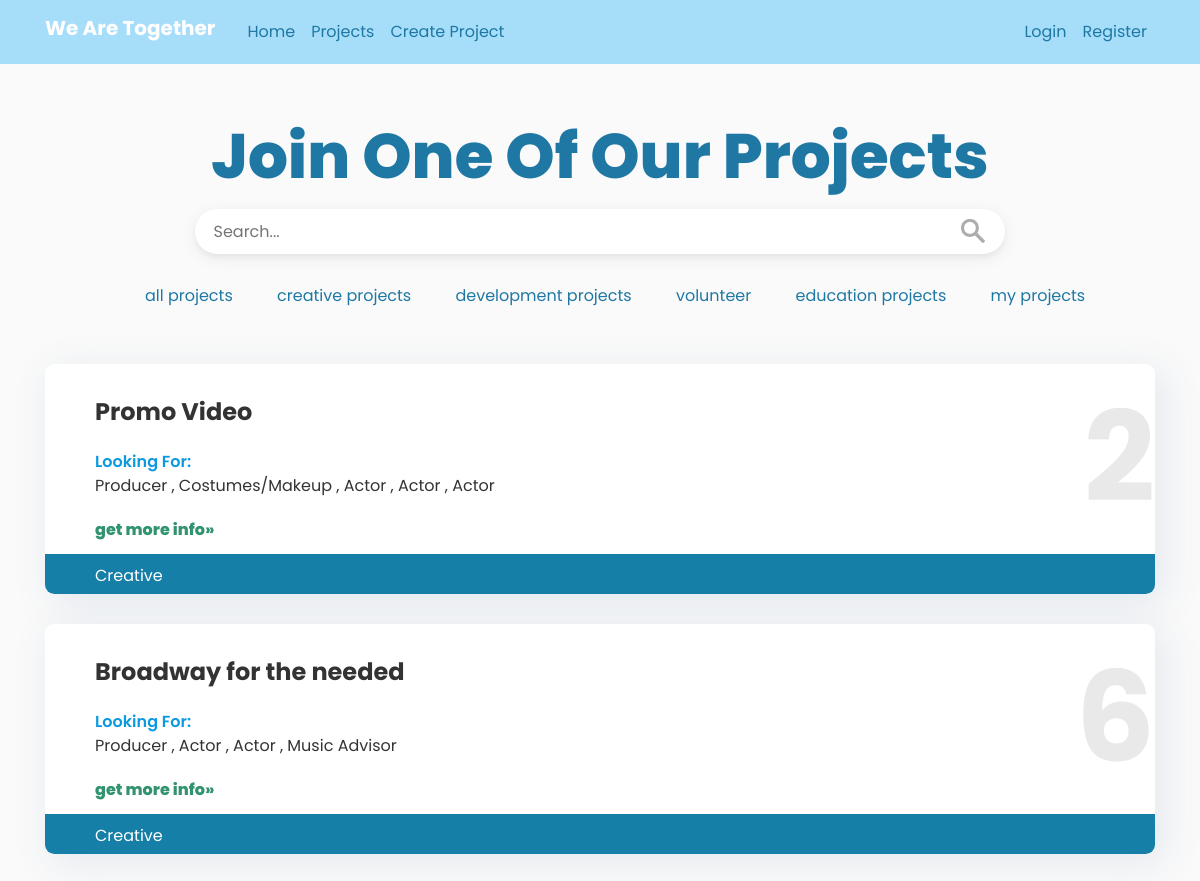
The page /projects?project_filter=4 on the database its author committed.
### we_are_together/models.py (models this page shows, shortened)
class Project(db.Model):
    id = db.Column(db.Integer, primary_key=True)
    project_name = db.Column(db.String(150), nullable=False)
    creation_date = db.Column(db.DateTime, nullable=False, default=datetime.utcnow)
    category = db.Column(db.Integer, nullable=False)
    description = db.Column(db.String(2000), nullable=False)
    need1 = db.Column(db.String(100), nullable=False)
    need2 = db.Column(db.String(100), nullable=True)
    need3 = db.Column(db.String(100), nullable=True)
    need4 = db.Column(db.String(100), nullable=True)
    need5 = db.Column(db.String(100), nullable=True)
    manager = db.Column(db.Integer, nullable=False)
    join1 = db.Column(db.Integer, nullable=True)
    join2 = db.Column(db.Integer, nullable=True)
    join3 = db.Column(db.Integer, nullable=True)
    join4 = db.Column(db.Integer, nullable=True)
    join5 = db.Column(db.Integer, nullable=True)

### we_are_together/routes.py (the view)
@app.route("/projects")
def projects():
    project_filter = request.args.get('project_filter', None)
    project_filter_by_str = request.args.get('project_filter_by_str', None)
    if project_filter == (0 or None):
        defined_projects = Project.query.all()
    else:
        defined_projects = Project.query.filter_by(category=project_filter)
    return render_template('projects.html', title='Projects', projects=defined_projects,
                           category_dict=category_dict)

### we_are_together/routes.py (called while the page is built)
@app.context_processor
def override_url_for():
    return dict(url_for=dated_url_for)

def dated_url_for(endpoint, **values):
    if endpoint == 'static':
        filename = values.get('filename', None)
        if filename:
            file_path = os.path.join(app.root_path,
                                     endpoint, filename)
            values['q'] = int(os.stat(file_path).st_mtime)
    return url_for(endpoint, **values)

### we_are_together/templates/projects.html
{% extends "layout.html" %}
{% block content %}
    <div>
        <br>
          <div id="title_div">
              <h1>Join One Of Our Projects</h1>
              <form role="search" id="form">
                  <div>
                      <input type="search" id="query" name="project_filter_by_str"
                       placeholder="Search..."
                       aria-label="Search through site content">
                      <button>
                          <img id="search_img" src="{{url_for('static', filename='search-icon-png-18.png')}}" alt="search">
                      </button>
                  </div>
            </form>
              <div id="nav_bar">
              <ul id="breadcrumb">
                  <li class="nav_li"><a
                          href="{{ url_for('projects')}}" id="clicked" >all projects</a></li>
                  <li class="nav_li"><a href="{{ url_for('projects', project_filter=4)}}" >creative projects</a></li>
                  <li class="nav_li"><a href="{{ url_for('projects', project_filter=1)}}" >development projects</a></li>
                  <li class="nav_li"><a href="{{ url_for('projects', project_filter=2)}}" >volunteer</a></li>
                  <li class="nav_li"><a href="{{ url_for('projects', project_filter=3)}}" >education projects</a></li>
                  <li class="nav_li"><a href="{{ url_for('projects', project_filter=5)}}" >my projects </a></li>
              </ul>
              </div>
          </div>
      </div>
    {% for project in projects %}
        <div id="div_projects">
            <div id="project_id">
                <div id="project_text">
                    <div class="project_title">{{ project.project_name }}</div>
                    <div class="looking">Looking For:</div>
                    <div class="positions">
                        {% if project.need1 %}
                        {{ project.need1 }}
                        {% endif %}
                        {% if project.need2 %}
                        {{", " + project.need2 }}
                        {% endif %}
                        {% if project.need3 %}
                        {{", " + project.need3 }}
                        {% endif %}
                        {% if project.need4 %}
                        {{", " + project.need4 }}
                        {% endif %}
                        {% if project.need5 %}
                        {{", " + project.need5 }}
                        {% endif %}
                    </div>
                    <div class="more_info"><a href="{{ url_for('view_project', project_id=project.id) }}">get more info&raquo;</a></div>
                </div>
                <div id="id">{{ project.id }}</div>
            </div>
            <div class="category">{{ category_dict[project.category] }}</div>
        </div>
    {% endfor %}
{% endblock content %}

### we_are_together/static/main.css (style rules this page uses)
html, body { font-family: 'Poppins'; margin: 0; }
body { background: #fafafa; color: #333333; margin-top: 5rem; }
h1, h2, h3, h4, h5, h6 { color: #444444; }
#title_div { text-align: center; padding-bottom: 80px; margin: 0 auto; }
h1 { color: #1F78A4; font-family: Poppins; font-style: normal; font-weight: 800; font-size: 62.797px; line-height: 71.5%; flex: none; order: 0; flex-grow: 0; margin: 30px 0px; }
#form { width: 810px; height: 45px; border-radius: 5px; background: #FFFFFF; box-shadow: 0px 4px 4px rgba(51, 51, 51, 0.04), 0px 4px 16px rgba(51, 51, 51, 0.08); border-radius: 40px; margin: 0 auto; }
#query { all: unset; width: 90%; height: 100%; padding: 10px 10px; text-align: left; }
button { all: unset; cursor: pointer; width: 44px; height: 44px; float: right; }
#search_img { height: 24px; padding-right: 30px; }
#nav_bar { display: flex; flex-direction: row; float: left; margin: 30px auto; margin-left: 40px; }
ul { list-style-type: none; }
.nav_li { display: inline; }
.nav_li a { margin: 0px 20px; display: inline; text-align: center; color: #1F78A4; text-decoration: none; }
#clicked { text-decoration: none; }
#div_projects { margin: 30px auto; width: 100%; height: 230px; background: #FFFFFF; box-shadow: 7.76942px 7.76942px 38.8471px 2.33083px rgba(39, 92, 141, 0.1); border-radius: 9.32331px; }
.project_title { font-size: 24px; margin-top: 0; font-weight: 700; }
#project_text { padding-left: 50px; padding-top: 30px; float: left; margin-bottom: 12px; }
.looking { color: #0B99E0; font-weight: 600; padding-top: 20px; }
.more_info { margin-top: 20px; }
.more_info a { color: #32936F; font-weight: 800; }
.category { height: 40px; background: #167FA8; border-radius: 0 0 9.32331px 9.32331px ; padding: 10px 0 10px 50px; color: white; font-size: 16px; clear: both; }
#id { font-size: 125px; font-weight: 700; padding-top: 0; color: #E9E9E9; text-align: right; }

### rows shown on the page
Project: project_name "Promo Video", need1 "Producer", need2 ", Costumes/Makeup", need3 ", Actor", need4 ", Actor", need5 ", Actor", id "2", category "Creative"
Project: project_name "Broadway for the needed", need1 "Producer", need2 ", Actor", need3 ", Actor", need4 ", Music Advisor", id "6", category "Creative"
